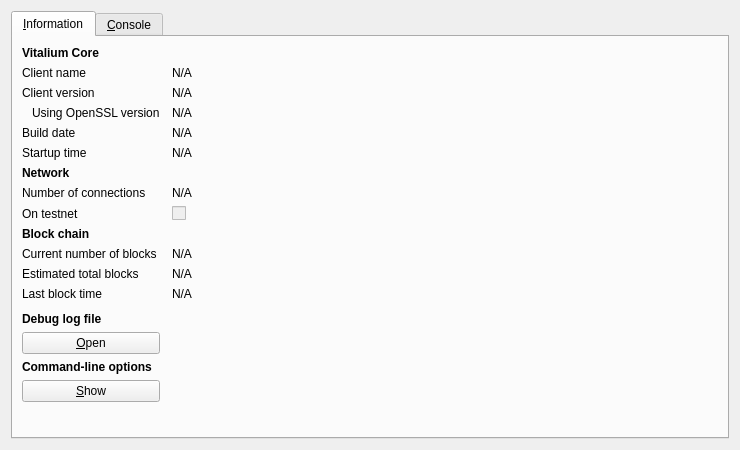
<?xml version="1.0" encoding="UTF-8"?>
<ui version="4.0">
 <class>RPCConsole</class>
 <widget class="QDialog" name="RPCConsole">
  <property name="geometry">
   <rect>
    <x>0</x>
    <y>0</y>
    <width>740</width>
    <height>450</height>
   </rect>
  </property>
  <property name="windowTitle">
   <string>Vitalium - Debug window</string>
  </property>
  <layout class="QVBoxLayout" name="verticalLayout_2">
   <item>
    <widget class="QTabWidget" name="tabWidget">
     <property name="currentIndex">
      <number>0</number>
     </property>
     <widget class="QWidget" name="tab_info">
      <attribute name="title">
       <string>&amp;Information</string>
      </attribute>
      <layout class="QGridLayout" name="gridLayout" columnstretch="0,1">
       <property name="horizontalSpacing">
        <number>12</number>
       </property>
       <item row="0" column="0">
        <widget class="QLabel" name="label_9">
         <property name="font">
          <font>
           <weight>75</weight>
           <bold>true</bold>
          </font>
         </property>
         <property name="text">
          <string>Vitalium Core</string>
         </property>
        </widget>
       </item>
       <item row="1" column="0">
        <widget class="QLabel" name="label_5">
         <property name="text">
          <string>Client name</string>
         </property>
        </widget>
       </item>
       <item row="1" column="1">
        <widget class="QLabel" name="clientName">
         <property name="cursor">
          <cursorShape>IBeamCursor</cursorShape>
         </property>
         <property name="text">
          <string>N/A</string>
         </property>
         <property name="textFormat">
          <enum>Qt::PlainText</enum>
         </property>
         <property name="textInteractionFlags">
          <set>Qt::LinksAccessibleByMouse|Qt::TextSelectableByKeyboard|Qt::TextSelectableByMouse</set>
         </property>
        </widget>
       </item>
       <item row="2" column="0">
        <widget class="QLabel" name="label_6">
         <property name="text">
          <string>Client version</string>
         </property>
        </widget>
       </item>
       <item row="2" column="1">
        <widget class="QLabel" name="clientVersion">
         <property name="cursor">
          <cursorShape>IBeamCursor</cursorShape>
         </property>
         <property name="text">
          <string>N/A</string>
         </property>
         <property name="textFormat">
          <enum>Qt::PlainText</enum>
         </property>
         <property name="textInteractionFlags">
          <set>Qt::LinksAccessibleByMouse|Qt::TextSelectableByKeyboard|Qt::TextSelectableByMouse</set>
         </property>
        </widget>
       </item>
       <item row="3" column="0">
        <widget class="QLabel" name="label_14">
         <property name="text">
          <string>Using OpenSSL version</string>
         </property>
         <property name="indent">
          <number>10</number>
         </property>
        </widget>
       </item>
       <item row="3" column="1">
        <widget class="QLabel" name="openSSLVersion">
         <property name="cursor">
          <cursorShape>IBeamCursor</cursorShape>
         </property>
         <property name="text">
          <string>N/A</string>
         </property>
         <property name="textFormat">
          <enum>Qt::PlainText</enum>
         </property>
         <property name="textInteractionFlags">
          <set>Qt::LinksAccessibleByMouse|Qt::TextSelectableByKeyboard|Qt::TextSelectableByMouse</set>
         </property>
        </widget>
       </item>
       <item row="4" column="0">
        <widget class="QLabel" name="label_12">
         <property name="text">
          <string>Build date</string>
         </property>
        </widget>
       </item>
       <item row="4" column="1">
        <widget class="QLabel" name="buildDate">
         <property name="cursor">
          <cursorShape>IBeamCursor</cursorShape>
         </property>
         <property name="text">
          <string>N/A</string>
         </property>
         <property name="textFormat">
          <enum>Qt::PlainText</enum>
         </property>
         <property name="textInteractionFlags">
          <set>Qt::LinksAccessibleByMouse|Qt::TextSelectableByKeyboard|Qt::TextSelectableByMouse</set>
         </property>
        </widget>
       </item>
       <item row="5" column="0">
        <widget class="QLabel" name="label_13">
         <property name="text">
          <string>Startup time</string>
         </property>
        </widget>
       </item>
       <item row="5" column="1">
        <widget class="QLabel" name="startupTime">
         <property name="cursor">
          <cursorShape>IBeamCursor</cursorShape>
         </property>
         <property name="text">
          <string>N/A</string>
         </property>
         <property name="textFormat">
          <enum>Qt::PlainText</enum>
         </property>
         <property name="textInteractionFlags">
          <set>Qt::LinksAccessibleByMouse|Qt::TextSelectableByKeyboard|Qt::TextSelectableByMouse</set>
         </property>
        </widget>
       </item>
       <item row="6" column="0">
        <widget class="QLabel" name="label_11">
         <property name="font">
          <font>
           <weight>75</weight>
           <bold>true</bold>
          </font>
         </property>
         <property name="text">
          <string>Network</string>
         </property>
        </widget>
       </item>
       <item row="7" column="0">
        <widget class="QLabel" name="label_7">
         <property name="text">
          <string>Number of connections</string>
         </property>
        </widget>
       </item>
       <item row="7" column="1">
        <widget class="QLabel" name="numberOfConnections">
         <property name="cursor">
          <cursorShape>IBeamCursor</cursorShape>
         </property>
         <property name="text">
          <string>N/A</string>
         </property>
         <property name="textFormat">
          <enum>Qt::PlainText</enum>
         </property>
         <property name="textInteractionFlags">
          <set>Qt::LinksAccessibleByMouse|Qt::TextSelectableByKeyboard|Qt::TextSelectableByMouse</set>
         </property>
        </widget>
       </item>
       <item row="8" column="0">
        <widget class="QLabel" name="label_8">
         <property name="text">
          <string>On testnet</string>
         </property>
        </widget>
       </item>
       <item row="8" column="1">
        <widget class="QCheckBox" name="isTestNet">
         <property name="enabled">
          <bool>false</bool>
         </property>
         <property name="text">
          <string/>
         </property>
        </widget>
       </item>
       <item row="9" column="0">
        <widget class="QLabel" name="label_10">
         <property name="font">
          <font>
           <weight>75</weight>
           <bold>true</bold>
          </font>
         </property>
         <property name="text">
          <string>Block chain</string>
         </property>
        </widget>
       </item>
       <item row="10" column="0">
        <widget class="QLabel" name="label_3">
         <property name="text">
          <string>Current number of blocks</string>
         </property>
        </widget>
       </item>
       <item row="10" column="1">
        <widget class="QLabel" name="numberOfBlocks">
         <property name="cursor">
          <cursorShape>IBeamCursor</cursorShape>
         </property>
         <property name="text">
          <string>N/A</string>
         </property>
         <property name="textFormat">
          <enum>Qt::PlainText</enum>
         </property>
         <property name="textInteractionFlags">
          <set>Qt::LinksAccessibleByMouse|Qt::TextSelectableByKeyboard|Qt::TextSelectableByMouse</set>
         </property>
        </widget>
       </item>
       <item row="11" column="0">
        <widget class="QLabel" name="label_4">
         <property name="text">
          <string>Estimated total blocks</string>
         </property>
        </widget>
       </item>
       <item row="11" column="1">
        <widget class="QLabel" name="totalBlocks">
         <property name="cursor">
          <cursorShape>IBeamCursor</cursorShape>
         </property>
         <property name="text">
          <string>N/A</string>
         </property>
         <property name="textFormat">
          <enum>Qt::PlainText</enum>
         </property>
         <property name="textInteractionFlags">
          <set>Qt::LinksAccessibleByMouse|Qt::TextSelectableByKeyboard|Qt::TextSelectableByMouse</set>
         </property>
        </widget>
       </item>
       <item row="12" column="0">
        <widget class="QLabel" name="label_2">
         <property name="text">
          <string>Last block time</string>
         </property>
        </widget>
       </item>
       <item row="12" column="1">
        <widget class="QLabel" name="lastBlockTime">
         <property name="cursor">
          <cursorShape>IBeamCursor</cursorShape>
         </property>
         <property name="text">
          <string>N/A</string>
         </property>
         <property name="textFormat">
          <enum>Qt::PlainText</enum>
         </property>
         <property name="textInteractionFlags">
          <set>Qt::LinksAccessibleByMouse|Qt::TextSelectableByKeyboard|Qt::TextSelectableByMouse</set>
         </property>
        </widget>
       </item>
       <item row="13" column="0">
        <spacer name="verticalSpacer_2">
         <property name="orientation">
          <enum>Qt::Vertical</enum>
         </property>
         <property name="sizeHint" stdset="0">
          <size>
           <width>20</width>
           <height>20</height>
          </size>
         </property>
        </spacer>
       </item>
       <item row="14" column="0">
        <widget class="QLabel" name="labelDebugLogfile">
         <property name="font">
          <font>
           <weight>75</weight>
           <bold>true</bold>
          </font>
         </property>
         <property name="text">
          <string>Debug log file</string>
         </property>
        </widget>
       </item>
       <item row="15" column="0">
        <widget class="QPushButton" name="openDebugLogfileButton">
         <property name="toolTip">
          <string>Open the Vitalium debug log file from the current data directory. This can take a few seconds for large log files.</string>
         </property>
         <property name="text">
          <string>&amp;Open</string>
         </property>
         <property name="autoDefault">
          <bool>false</bool>
         </property>
        </widget>
       </item>
       <item row="16" column="0">
        <widget class="QLabel" name="labelCLOptions">
         <property name="font">
          <font>
           <weight>75</weight>
           <bold>true</bold>
          </font>
         </property>
         <property name="text">
          <string>Command-line options</string>
         </property>
        </widget>
       </item>
       <item row="17" column="0">
        <widget class="QPushButton" name="showCLOptionsButton">
         <property name="toolTip">
          <string>Show the Vitalium-Qt help message to get a list with possible Vitalium command-line options.</string>
         </property>
         <property name="text">
          <string>&amp;Show</string>
         </property>
         <property name="autoDefault">
          <bool>false</bool>
         </property>
        </widget>
       </item>
       <item row="18" column="0">
        <spacer name="verticalSpacer">
         <property name="orientation">
          <enum>Qt::Vertical</enum>
         </property>
         <property name="sizeHint" stdset="0">
          <size>
           <width>20</width>
           <height>40</height>
          </size>
         </property>
        </spacer>
       </item>
      </layout>
     </widget>
     <widget class="QWidget" name="tab_console">
      <attribute name="title">
       <string>&amp;Console</string>
      </attribute>
      <layout class="QVBoxLayout" name="verticalLayout_3">
       <property name="spacing">
        <number>3</number>
       </property>
       <item>
        <widget class="QTextEdit" name="messagesWidget">
         <property name="minimumSize">
          <size>
           <width>0</width>
           <height>100</height>
          </size>
         </property>
         <property name="readOnly">
          <bool>true</bool>
         </property>
         <property name="tabKeyNavigation" stdset="0">
          <bool>false</bool>
         </property>
         <property name="columnCount" stdset="0">
          <number>2</number>
         </property>
        </widget>
       </item>
       <item>
        <layout class="QHBoxLayout" name="horizontalLayout">
         <property name="spacing">
          <number>3</number>
         </property>
         <item>
          <widget class="QLabel" name="label">
           <property name="text">
            <string notr="true">&gt;</string>
           </property>
          </widget>
         </item>
         <item>
          <widget class="QLineEdit" name="lineEdit"/>
         </item>
         <item>
          <widget class="QPushButton" name="clearButton">
           <property name="maximumSize">
            <size>
             <width>24</width>
             <height>24</height>
            </size>
           </property>
           <property name="toolTip">
            <string>Clear console</string>
           </property>
           <property name="text">
            <string/>
           </property>
           <property name="icon">
            <iconset resource="../bitcoin.qrc">
             <normaloff>:/icons/remove</normaloff>:/icons/remove</iconset>
           </property>
           <property name="shortcut">
            <string notr="true">Ctrl+L</string>
           </property>
           <property name="autoDefault">
            <bool>false</bool>
           </property>
          </widget>
         </item>
        </layout>
       </item>
      </layout>
     </widget>
    </widget>
   </item>
  </layout>
 </widget>
 <resources>
  <include location="../bitcoin.qrc"/>
 </resources>
 <connections/>
</ui>
